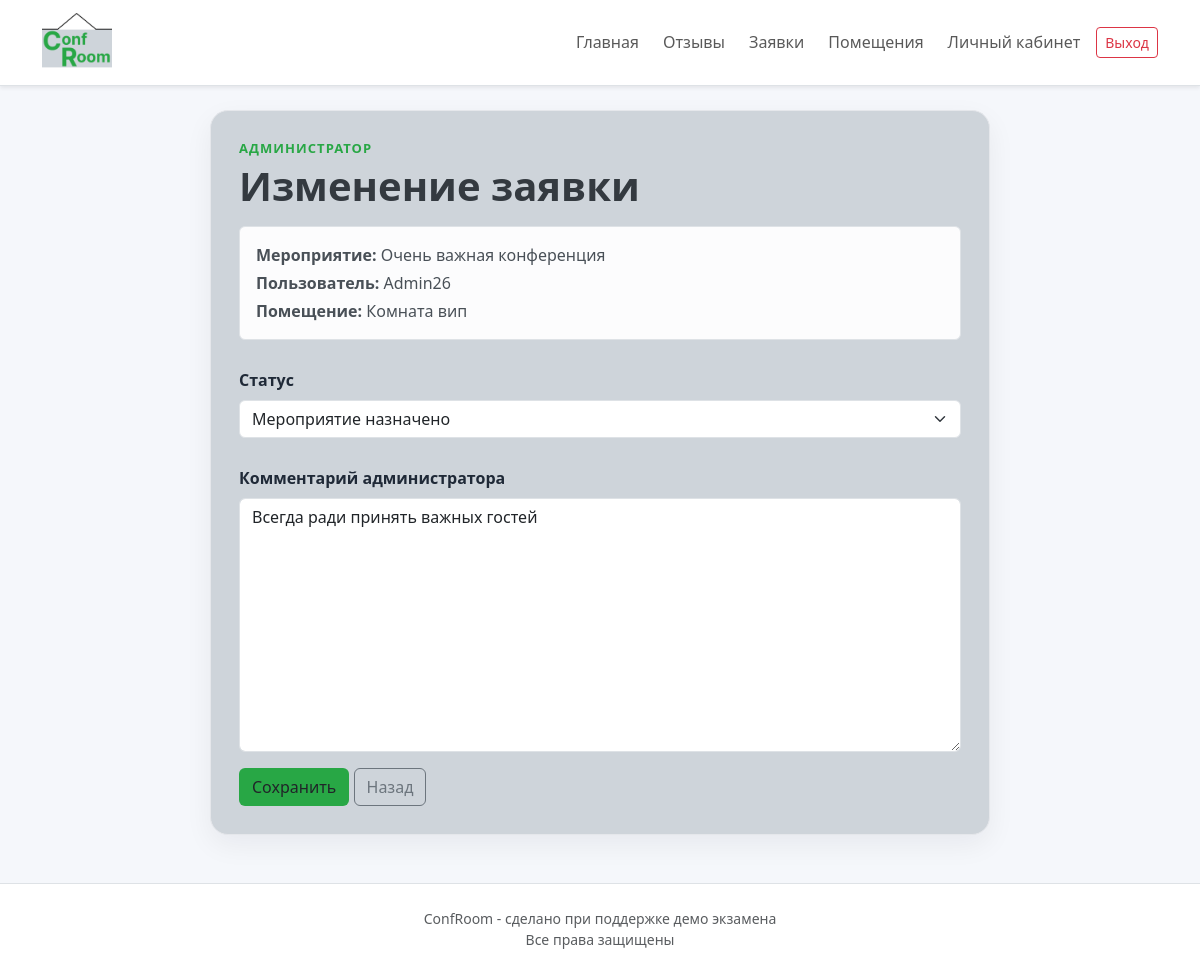
The app's page /panel/request/2/ (signed in) with its own data.
### booking/models.py (models this page shows, shortened)
class BookingRequest(models.Model):
    class Status(models.TextChoices):
        NEW = 'new', 'Новая'
        APPOINTED = 'appointed', 'Мероприятие назначено'
        COMPLETED = 'completed', 'Мероприятие завершено'
    class PaymentMethod(models.TextChoices):
        CASH = 'cash', 'Наличниые'
        CARD = 'card', 'Банковская карта'
        INVOICE = 'invoice', 'Безнал'
    user = models.ForeignKey(User, on_delete=models.CASCADE, verbose_name='Пользователь')
    room = models.ForeignKey(Room, on_delete=models.PROTECT, verbose_name='Помещение')
    event_name = models.CharField('Название мероприятия', max_length=160)
    event_date = models.DateField('Дата мероприятия')
    preferred_time = models.TimeField('Предпочтительное время')
    payment_method = models.CharField('Способ оплаты', max_length=20, choices=PaymentMethod.choices)
    status = models.CharField('Статус', max_length=20, choices=Status.choices, default=Status.NEW)
    admin_comment = models.TextField('Комментарий администратора', blank=True)
    created_at = models.DateTimeField('Дата создания', auto_now_add=True)
    updated_at = models.DateTimeField('Дата изменения', auto_now=True)
    class Meta:
        verbose_name = 'Заявка'
        verbose_name_plural = 'Заявки'
        ordering = ['-created_at']

class Room(models.Model):
    name = models.CharField('Название комнаты', max_length=120)
    capacity = models.PositiveIntegerField('Вместимость')
    location = models.TextField('Расроложение', max_length=120)
    description = models.TextField('Краткое описание', blank=True)
    price_per_hour = models.DecimalField('Цена за час аренды', max_digits=10, decimal_places=2)
    is_active = models.BooleanField('Доступность комнаты', default=True)
    class Meta:
        verbose_name = 'room'
        verbose_name_plural = 'rooms'
        ordering = ['name']

### booking/views.py (the view)
# urls.py: path('panel/request/<int:pk>/', views.admin_request_detail, name='admin_request_detail'),
@user_passes_test(is_exam_admin)
def admin_request_detail(request, pk):
    booking = get_object_or_404(BookingRequest.objects.select_related('user', 'room'), pk=pk)
    form = AdminBookingStatusForm(request.POST or None, instance=booking)
    if request.method == 'POST' and form.is_valid():
        form.save()
        messages.success(request, 'Статус заявки обновлен.')
        return redirect('admin_panel')
    return render(request, 'booking/admin_request_detail.html', {'form': form, 'booking': booking})

### booking/forms.py
class AdminBookingStatusForm(forms.ModelForm):
    def __init__(self, *args, **kwargs):
        super().__init__(*args, **kwargs)
        apply_bootstrap_classes(self)
    class Meta:
        model = BookingRequest
        fields = ['status', 'admin_comment']

### booking/forms.py (called while the page is built)
def apply_bootstrap_classes(form):
    for field in form.fields.values():
        widget = field.widget
        if isinstance(widget, forms.CheckboxInput):
            widget.attrs.setdefault('class', 'form-check-input')
        elif isinstance(widget, forms.Select):
            widget.attrs.setdefault('class', 'form-select')
        else:
            widget.attrs.setdefault('class', 'form-control')

### booking/views.py (called while the page is built)
def is_exam_admin(user):
    return user.is_authenticated and user.is_staff

### templates/booking/admin_request_detail.html (shortened to what this page needs)
{% extends 'booking/base.html' %}
{% block content %}
<section class="form-page">
  <form method="post" class="form-card wide back-light-grey">
    <p class="eyebrow mb-1 custom-green">Администратор</p>
    <h1 class="fw-bold mb-3 dark-grey-txt">Изменение заявки</h1>
    <div class="alert alert-light border">
      <p class="mb-1"><b>Мероприятие:</b> {{ booking.event_name }}</p>
      <p class="mb-1"><b>Пользователь:</b> {{ booking.user.username }}</p>
      <p class="mb-0"><b>Помещение:</b> {{ booking.room.name }}</p>
    </div>
    {% for field in form %}
      <div class="mb-3">
        <label for="{{ field.id_for_label }}" class="form-label">{{ field.label }}</label>
        {{ field }}
      </div>
    {% endfor %}
    <button class="btn btn-custom-green" type="submit">Сохранить</button>
    <a class="btn btn-outline-secondary" href="{% url 'admin_panel' %}">Назад</a>
  </form>
</section>
{% endblock %}

### static/css/style.css (style rules this page uses)
body { background: #f5f7fb; color: #1f2937; }
.hero-card, .form-card, .simple-card, .table-card, .filter-card { background: #ffffff; border: 1px solid #e5e7eb; border-radius: 18px; box-shadow: 0 10px 28px rgba(15, 23, 42, .06); }
.hero-card, .form-card { padding: 28px; }
.eyebrow { color: #0d6efd; font-weight: 700; font-size: 13px; text-transform: uppercase; letter-spacing: .08em; }
.form-page { min-height: 70vh; display: grid; place-items: center; }
.form-card { width: min(560px, 100%); }
.form-card.wide { width: min(780px, 100%); }
.form-card label { font-weight: 600; margin-top: 12px; }
.custom-green { color: #28A745 }
.btn-custom-green { background-color: #28A745; }
.back-light-grey { background-color: #CED4DA }
.dark-grey-txt { color: #343A40; }

### records on screen
BookingRequest: event_name "Очень важная конференция", user.username "Admin26", room.name "Комната вип", form "Мероприятие назначено" "Всегда ради принять важных гостей"

### other values on screen
{{ field.label }} "Статус" "Комментарий администратора"
